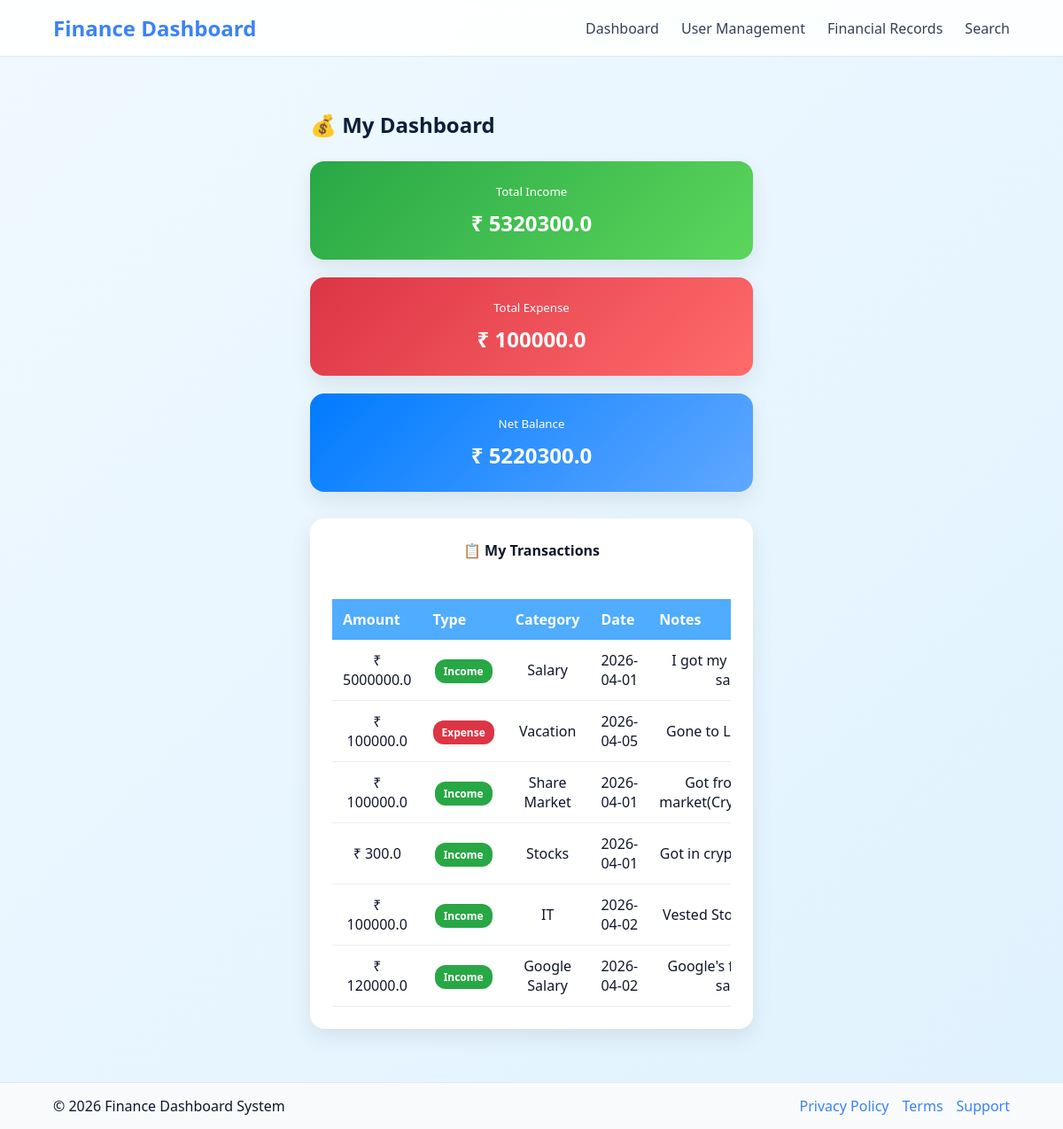
Page /viewer (signed in) on the committed database.
### app/models.py (models this page shows)
class Record(db.Model):
    id = db.Column(db.Integer, primary_key=True)
    amount = db.Column(db.Float, nullable=False)
    type = db.Column(db.String(10), nullable=False)
    category = db.Column(db.String(50))
    date = db.Column(db.Date, nullable=False)
    notes = db.Column(db.String(200))
    user_id = db.Column(db.Integer, db.ForeignKey("user.id"))
    user_id = db.Column(db.Integer, db.ForeignKey("user.id"))
    user = db.relationship("User", back_populates="records")

### app/routes.py (the view)
            def decorated(*args, **kwargs):
                if "role" not in session:
                    return redirect(url_for("login"))
                if session["role"] not in allowed_roles:
                    flash("Access denied!", "error")
                    return redirect(url_for("home"))
                return func(*args, **kwargs)

### app/templates/viewer.html (shortened to what this page needs)
{% extends "base.html" %}
{% block content %}
<div class="dashboard-container">
    <h2 class="page-title">💰 My Dashboard</h2>
    <div class="stats-row">
        <div class="stat-card income">
            <h5>Total Income</h5>
            <p>₹ {{ total_income }}</p>
        </div>
        <div class="stat-card expense">
            <h5>Total Expense</h5>
            <p>₹ {{ total_expense }}</p>
        </div>
        <div class="stat-card balance">
            <h5>Net Balance</h5>
            <p>₹ {{ balance }}</p>
        </div>
    </div>
    <div class="card table-card wide-card">
        <div class="card-header">
            <h4>📋 My Transactions</h4>
            <br>
            <br>
        </div>
        <div class="table-responsive">
            <table class="styled-table">
                <thead>
                    <tr>
                        <th>Amount</th>
                        <th>Type</th>
                        <th>Category</th>
                        <th>Date</th>
                        <th>Notes</th>
                    </tr>
                </thead>
                <tbody>
                    {% for r in records %}
                    <tr>
                        <td>₹ {{ r.amount }}</td>
                        <td>
                            {% if r.type == "income" %}
                                <span class="badge income">Income</span>
                            {% else %}
                                <span class="badge expense">Expense</span>
                            {% endif %}
                        </td>
                        <td>{{ r.category }}</td>
                        <td>{{ r.date.strftime("%Y-%m-%d") }}</td>
                        <td>{{ r.notes }}</td>
                    </tr>
                    {% endfor %}
                </tbody>
            </table>
        </div>
    </div>
</div>
{% endblock %}

### app/templates/base.html (style rules this page uses)
* { margin: 0; padding: 0; box-sizing: border-box; }
html, body { height: 100%; width: 100%; overflow-x: hidden; font-family: 'Segoe UI', sans-serif; background: linear-gradient(135deg, #F0F9FF, #E0F2FE); color: #0F172A; }
body { display: flex; flex-direction: column; min-height: 100vh; }
.card { width: 100%; background: white; border-radius: 20px; padding: 40px 20px; text-align: center; box-shadow: 0 12px 25px rgba(0,0,0,0.12); transition: 0.3s; }

### app/templates/viewer.html (style rules this page uses)
.dashboard-container { max-width: 1200px; margin: 40px auto; font-family: 'Segoe UI', sans-serif; }
.page-title { font-weight: 700; margin-bottom: 25px; color: #0b1f3a; }
.stats-row { display: flex; justify-content: space-between; gap: 20px; flex-wrap: wrap; }
.stat-card { flex: 1; min-width: 250px; padding: 25px; border-radius: 16px; color: white; text-align: center; box-shadow: 0 10px 25px rgba(0,0,0,0.08); transition: transform 0.3s ease; }
.stat-card.income { background: linear-gradient(135deg, #28a745, #5cd65c); }
.stat-card.expense { background: linear-gradient(135deg, #dc3545, #ff6b6b); }
.stat-card.balance { background: linear-gradient(135deg, #007bff, #5fa8ff); }
.stat-card h5 { margin-bottom: 10px; font-weight: 500; }
.stat-card p { font-size: 24px; font-weight: 700; }
.card.table-card { background: white; border-radius: 16px; padding: 25px; margin-top: 30px; box-shadow: 0 10px 25px rgba(0,0,0,0.08); }
.wide-card { max-width: 1200px; margin: 0 auto; }
.table-responsive { overflow-x: auto; }
.styled-table { width: 100%; border-collapse: collapse; }
.styled-table th { background: #4facfe; color: white; padding: 12px; text-align: left; }
.styled-table td { padding: 12px; border-bottom: 1px solid #eee; }
.badge { padding: 5px 10px; border-radius: 12px; font-size: 12px; font-weight: 600; color: white; }
.badge.income { background: #28a745; }
.badge.expense { background: #dc3545; }

### rows in the picture
Record: amount "5000000.0", type "Income", category "Salary", date "2026-04-01", notes "I got my…"
Record: amount "100000.0", type "Expense", category "Vacation", date "2026-04-05", notes "Gone to…"
Record: amount "100000.0", type "Income", category "Share Market", date "2026-04-01", notes "Got…"
Record: amount "300.0", type "Income", category "Stocks", date "2026-04-01", notes "Got in…"
Record: amount "100000.0", type "Income", category "IT", date "2026-04-02", notes "Vested…"
Record: amount "120000.0", type "Income", category "Google Salary", date "2026-04-02", notes "Google's…"

### other values in the picture
{{ total_income }} "5320300.0"
{{ total_expense }} "100000.0"
{{ balance }} "5220300.0"
